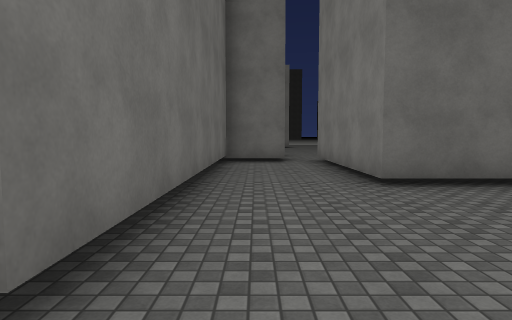
View 1 (above)

13 first-person views from a walk through a scene from a Unity 3-D project. The camera is 1.4 m above the floor, tilts 4° down and sees 75° across. The floor is counted in squares, 2 m on a side. Each view is taken from the middle of a square. On the plan, view 1 faces up. The plan holds only what a view shows up to about 10 squares ahead; the rest is blank. The place goes on beyond the plan. Some animated figures are left out. Surface patterns are stand-ins for the level's own textures.

View 2
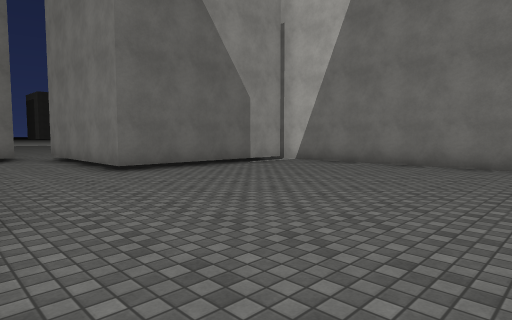

View 3
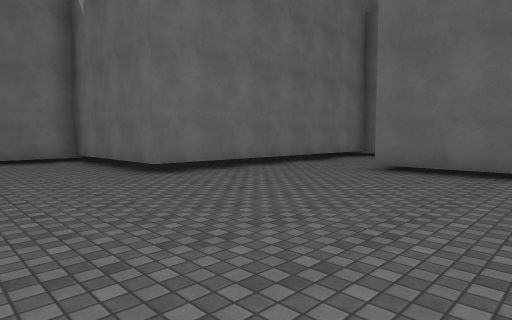

View 4
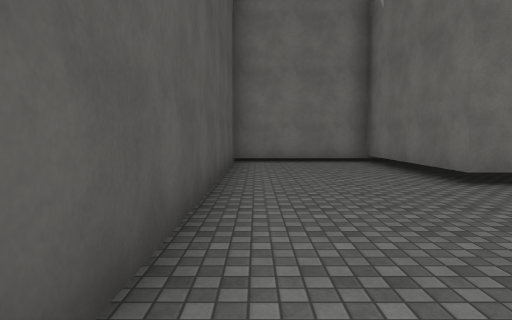

View 5
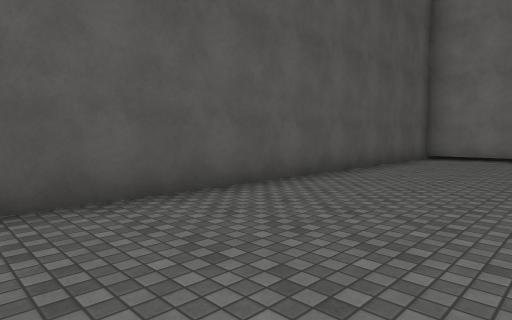

View 6
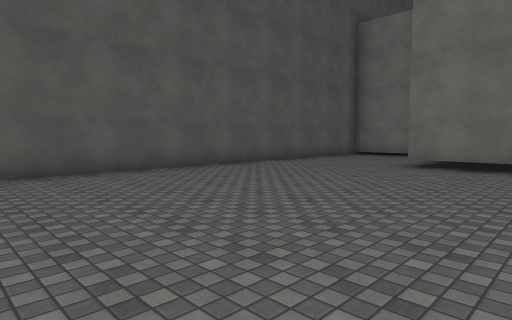

View 7
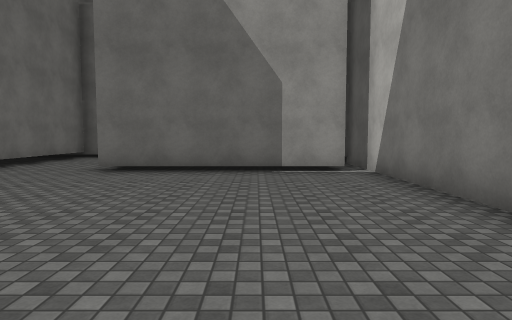

View 8
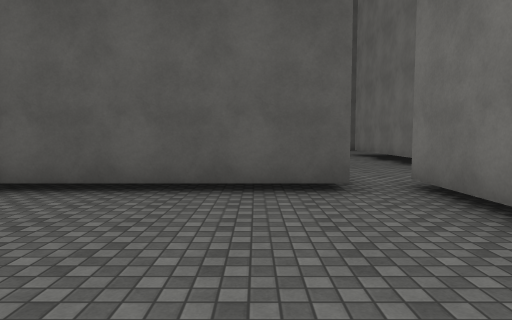

View 9
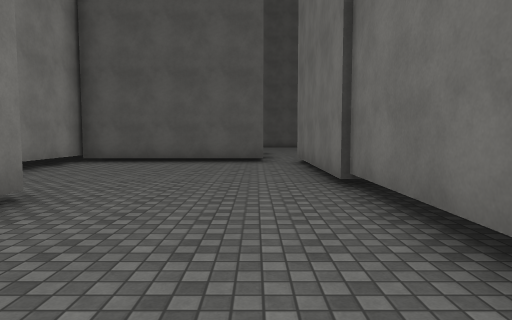

View 10
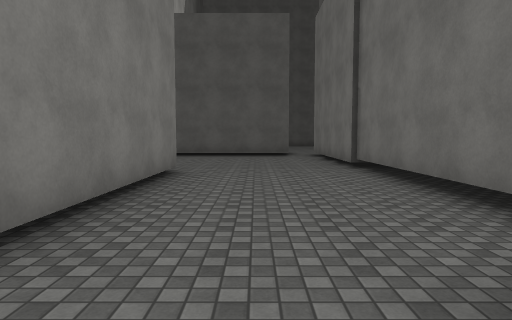

View 11
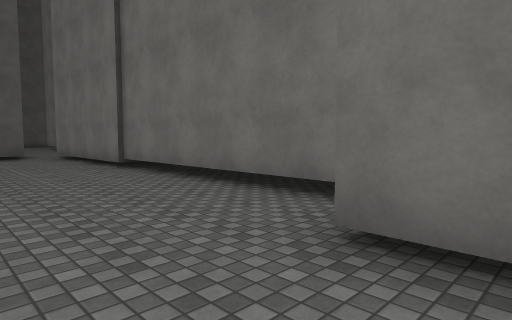

View 12
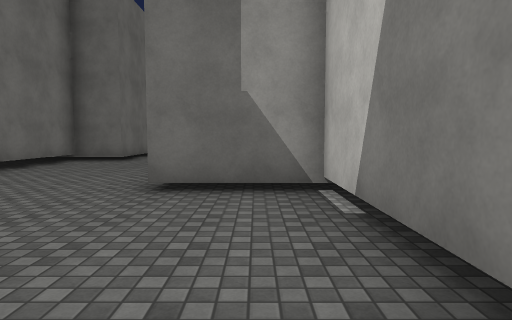

View 13
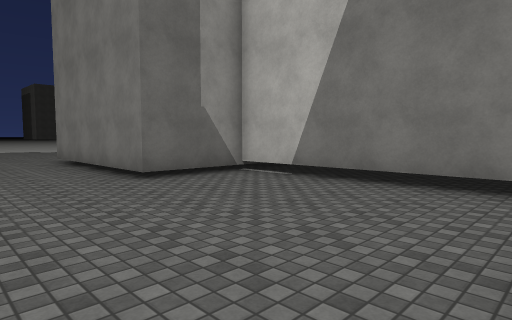

### Floor plan
Points are (right, up) in squares from view 1. A wall is a line through its corners. A room is listed if a view was taken in it or the views show most of it. See-through windows are left out.
Room 1 (views 1, 2, 3, 4, 5, 6, 7)
walls: (6.9, 4.7) (1.8, 4.7) (1.8, 9.8); (7.4, 5.9) (7.4, 6.8); (-5.2, 1.5) (-5.2, -2.6) (6.2, -2.6); (0.7, 9.3) (-0.8, 9.3) (-0.8, 1.1) (-5.2, 1.1)
ways out: opening at (1, 9) to room 2
Room 2 (views 8, 9, 12, 13)
walls: (1.8, 9.8) (6.9, 9.8); (7.5, 15.3) (4.6, 15.3) (4.6, 19.4); (6.9, 9.5) (6.9, 15.4); (2, 20.8) (0.1, 20.8); (0.7, 20.9) (0.7, 9.3)
ways out: opening at (1, 9) to room 1; opening at (3.5, 20.5) to room 3
Room 3 (views 10, 11)
walls: (4.6, 19.4) (4.6, 20.4); (2, 21.9) (2, 20.8)
ways out: opening at (3.5, 20.5) to room 2

Positions as (right, up) in squares from view 1, and headings:
1: (0, 0), facing up
2: (-1, -2), facing up-right
3: (5, -2), facing up-left
4: (4, -2), facing left
5: (6, 1), facing down-left
6: (7, 4), facing down-left
7: (5, -2), facing up
8: (3, 14), facing down
9: (2, 19), facing down
10: (3, 22), facing down
11: (4, 22), facing down-left
12: (6, 11), facing up
13: (2, 10), facing up-right
